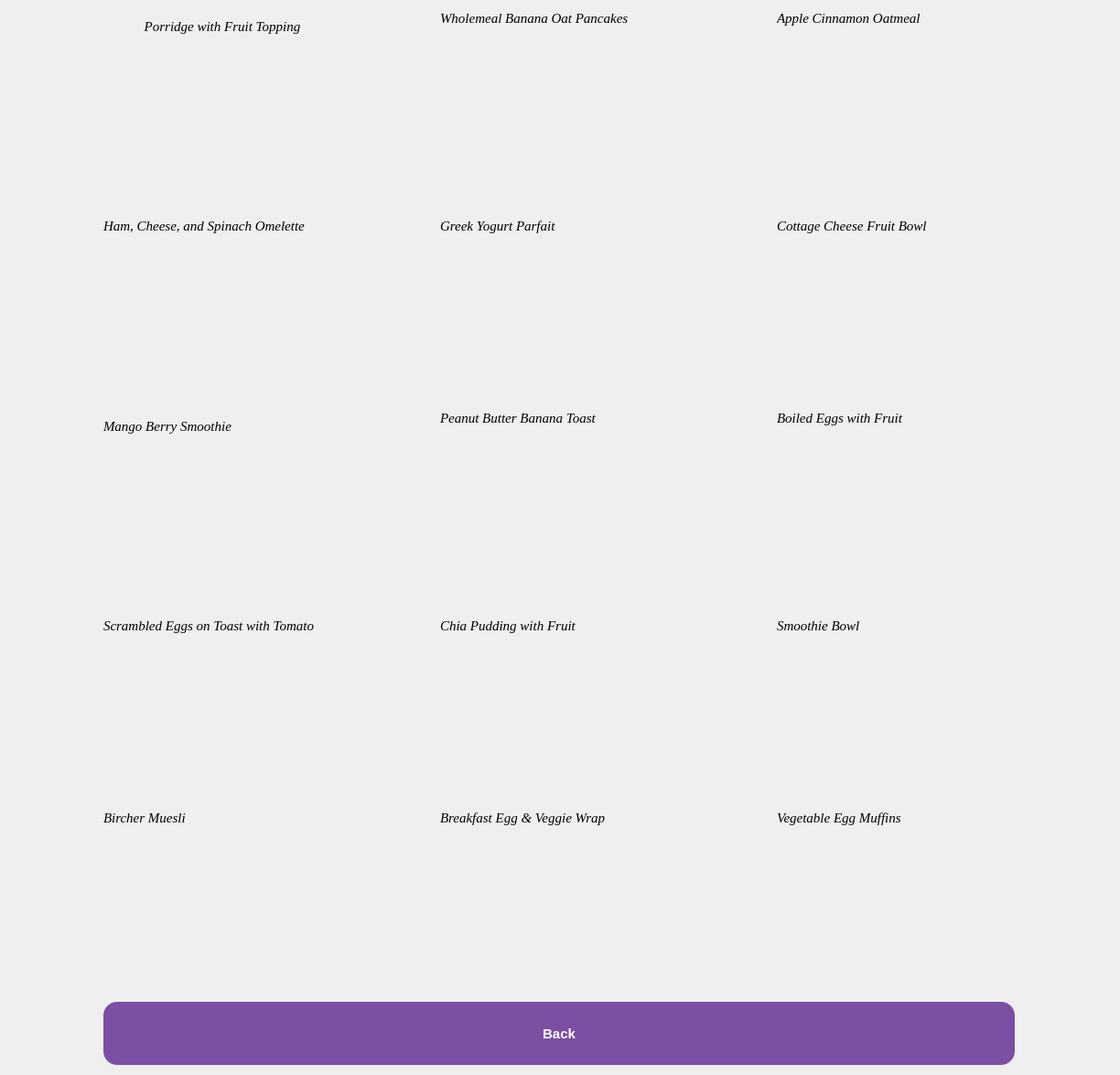
      <widget class="QWidget" name="scrollAreaWidgetContents">
       <property name="geometry">
        <rect>
         <x>0</x>
         <y>0</y>
         <width>1224</width>
         <height>1175</height>
        </rect>
       </property>
       <layout class="QGridLayout" name="gridLayout">
        <item row="5" column="2">
         <widget class="QLabel" name="B13Label">
          <property name="font">
           <font>
            <family>Times New Roman</family>
            <pointsize>11</pointsize>
            <italic>true</italic>
           </font>
          </property>
          <property name="text">
           <string>Boiled Eggs with Fruit</string>
          </property>
         </widget>
        </item>
        <item row="9" column="2">
         <widget class="QPushButton" name="b14ImageBtn">
          <property name="styleSheet">
           <string notr="true">QPushButton {
    min-width: 260px;
    min-height: 180px;
    max-width: 260px;
    max-height: 180px;

    border-radius: 18px;
    border: none;

    background-color: transparent;
}

QPushButton:hover {
    border: 3px solid #c8a8f0;
}

QPushButton:pressed {
    border: 3px solid #a57be3;
}

QPushButton#b14ImageBtn {
    border-image: url(:/breakfastImages/images/Breakfast/B14.jpg);
}</string>
          </property>
          <property name="text">
           <string/>
          </property>
         </widget>
        </item>
        <item row="6" column="2" rowspan="2">
         <widget class="QPushButton" name="b13ImageBtn">
          <property name="styleSheet">
           <string notr="true">QPushButton {
    min-width: 260px;
    min-height: 180px;
    max-width: 260px;
    max-height: 180px;

    border-radius: 18px;
    border: none;

    background-color: transparent;
}

QPushButton:hover {
    border: 3px solid #c8a8f0;
}

QPushButton:pressed {
    border: 3px solid #a57be3;
}

QPushButton#b13ImageBtn {
    border-image: url(:/breakfastImages/images/Breakfast/B13.jpg);
}</string>
          </property>
          <property name="text">
           <string/>
          </property>
         </widget>
        </item>
        <item row="8" column="1">
         <widget class="QLabel" name="B09Label">
          <property name="font">
           <font>
            <family>Times New Roman</family>
            <pointsize>11</pointsize>
            <italic>true</italic>
           </font>
          </property>
          <property name="text">
           <string>Chia Pudding with Fruit</string>
          </property>
         </widget>
        </item>
        <item row="10" column="0">
         <widget class="QLabel" name="B05Label">
          <property name="font">
           <font>
            <family>Times New Roman</family>
            <pointsize>11</pointsize>
            <italic>true</italic>
           </font>
          </property>
          <property name="text">
           <string>Bircher Muesli</string>
          </property>
         </widget>
        </item>
        <item row="8" column="0">
         <widget class="QLabel" name="B04Label">
          <property name="font">
           <font>
            <family>Times New Roman</family>
            <pointsize>11</pointsize>
            <italic>true</italic>
           </font>
          </property>
          <property name="text">
           <string>Scrambled Eggs on Toast with Tomato</string>
          </property>
         </widget>
        </item>
        <item row="2" column="0">
         <widget class="QPushButton" name="b01ImageBtn">
          <property name="styleSheet">
           <string notr="true">QPushButton {
    min-width: 260px;
    min-height: 180px;
    max-width: 260px;
    max-height: 180px;

    border-radius: 18px;
    border: none;

    background-color: transparent;
}

QPushButton:hover {
    border: 3px solid #c8a8f0;
}

QPushButton:pressed {
    border: 3px solid #a57be3;
}

QPushButton#b01ImageBtn {
    border-image: url(:/breakfastImages/images/Breakfast/B01.jpg);
}</string>
          </property>
          <property name="text">
           <string/>
          </property>
         </widget>
        </item>
        <item row="9" column="0">
         <widget class="QPushButton" name="b04ImageBtn">
          <property name="styleSheet">
           <string notr="true">QPushButton {
    min-width: 260px;
    min-height: 180px;
    max-width: 260px;
    max-height: 180px;

    border-radius: 18px;
    border: none;

    background-color: transparent;
}

QPushButton:hover {
    border: 3px solid #c8a8f0;
}

QPushButton:pressed {
    border: 3px solid #a57be3;
}

QPushButton#b04ImageBtn {
    border-image: url(:/breakfastImages/images/Breakfast/B04.jpg);
}</string>
          </property>
          <property name="text">
           <string/>
          </property>
         </widget>
        </item>
        <item row="11" column="1">
         <widget class="QPushButton" name="b10ImageBtn">
          <property name="styleSheet">
           <string notr="true">QPushButton {
    min-width: 260px;
    min-height: 180px;
    max-width: 260px;
    max-height: 180px;

    border-radius: 18px;
    border: none;

    background-color: transparent;
}

QPushButton:hover {
    border: 3px solid #c8a8f0;
}

QPushButton:pressed {
    border: 3px solid #a57be3;
}

QPushButton#b10ImageBtn {
    border-image: url(:/breakfastImages/images/Breakfast/B10.jpg);
}</string>
          </property>
          <property name="text">
           <string/>
          </property>
         </widget>
        </item>
        <item row="8" column="2">
         <widget class="QLabel" name="B14Label">
          <property name="font">
           <font>
            <family>Times New Roman</family>
            <pointsize>11</pointsize>
            <italic>true</italic>
           </font>
          </property>
          <property name="text">
           <string>Smoothie Bowl</string>
          </property>
         </widget>
        </item>
        <item row="0" column="1">
         <widget class="QLabel" name="B06Label">
          <property name="font">
           <font>
            <family>Times New Roman</family>
            <pointsize>11</pointsize>
            <italic>true</italic>
           </font>
          </property>
          <property name="text">
           <string>Wholemeal Banana Oat Pancakes</string>
          </property>
         </widget>
        </item>
        <item row="7" column="0">
         <widget class="QPushButton" name="b03ImageBtn">
          <property name="styleSheet">
           <string notr="true">QPushButton {
    min-width: 260px;
    min-height: 180px;
    max-width: 260px;
    max-height: 180px;

    border-radius: 18px;
    border: none;

    background-color: transparent;
}

QPushButton:hover {
    border: 3px solid #c8a8f0;
}

QPushButton:pressed {
    border: 3px solid #a57be3;
}

QPushButton#b03ImageBtn {
    border-image: url(:/breakfastImages/images/Breakfast/B03.jpg);
}</string>
          </property>
          <property name="text">
           <string/>
          </property>
         </widget>
        </item>
        <item row="5" column="0" rowspan="2">
         <widget class="QLabel" name="B03Label">
          <property name="font">
           <font>
            <family>Times New Roman</family>
            <pointsize>11</pointsize>
            <italic>true</italic>
           </font>
          </property>
          <property name="text">
           <string>Mango Berry Smoothie</string>
          </property>
         </widget>
        </item>
        <item row="10" column="1">
         <widget class="QLabel" name="B10Label">
          <property name="font">
           <font>
            <family>Times New Roman</family>
            <pointsize>11</pointsize>
            <italic>true</italic>
           </font>
          </property>
          <property name="text">
           <string>Breakfast Egg &amp; Veggie Wrap</string>
          </property>
         </widget>
        </item>
        <item row="10" column="2">
         <widget class="QLabel" name="B15Label">
          <property name="font">
           <font>
            <family>Times New Roman</family>
            <pointsize>11</pointsize>
            <italic>true</italic>
           </font>
          </property>
          <property name="text">
           <string>Vegetable Egg Muffins</string>
          </property>
         </widget>
        </item>
        <item row="6" column="1" rowspan="2">
         <widget class="QPushButton" name="b08ImageBtn">
          <property name="styleSheet">
           <string notr="true">QPushButton {
    min-width: 260px;
    min-height: 180px;
    max-width: 260px;
    max-height: 180px;

    border-radius: 18px;
    border: none;

    background-color: transparent;
}

QPushButton:hover {
    border: 3px solid #c8a8f0;
}

QPushButton:pressed {
    border: 3px solid #a57be3;
}

QPushButton#b08ImageBtn {
    border-image: url(:/breakfastImages/images/Breakfast/B08.jpg);
}</string>
          </property>
          <property name="text">
           <string/>
          </property>
         </widget>
        </item>
        <item row="3" column="1">
         <widget class="QLabel" name="B07Label">
          <property name="font">
           <font>
            <family>Times New Roman</family>
            <pointsize>11</pointsize>
            <italic>true</italic>
           </font>
          </property>
          <property name="text">
           <string>Greek Yogurt Parfait</string>
          </property>
         </widget>
        </item>
        <item row="1" column="1" rowspan="2">
         <widget class="QPushButton" name="b06ImageBtn">
          <property name="styleSheet">
           <string notr="true">QPushButton {
    min-width: 260px;
    min-height: 180px;
    max-width: 260px;
    max-height: 180px;

    border-radius: 18px;
    border: none;

    background-color: transparent;
}

QPushButton:hover {
    border: 3px solid #c8a8f0;
}

QPushButton:pressed {
    border: 3px solid #a57be3;
}

QPushButton#b06ImageBtn {
    border-image: url(:/breakfastImages/images/Breakfast/B06.jpg);
}</string>
          </property>
          <property name="text">
           <string/>
          </property>
         </widget>
        </item>
        <item row="1" column="2" rowspan="2">
         <widget class="QPushButton" name="b11ImageBtn">
          <property name="styleSheet">
           <string notr="true">QPushButton {
    min-width: 260px;
    min-height: 180px;
    max-width: 260px;
    max-height: 180px;

    border-radius: 18px;
    border: none;

    background-color: transparent;
}

QPushButton:hover {
    border: 3px solid #c8a8f0;
}

QPushButton:pressed {
    border: 3px solid #a57be3;
}

QPushButton#b11ImageBtn {
    border-image: url(:/breakfastImages/images/Breakfast/B11.jpg);
}</string>
          </property>
          <property name="text">
           <string/>
          </property>
         </widget>
        </item>
        <item row="5" column="1">
         <widget class="QLabel" name="B08Label">
          <property name="font">
           <font>
            <family>Times New Roman</family>
            <pointsize>11</pointsize>
            <italic>true</italic>
           </font>
          </property>
          <property name="text">
           <string>Peanut Butter Banana Toast</string>
          </property>
         </widget>
        </item>
        <item row="11" column="0">
         <widget class="QPushButton" name="b05ImageBtn">
          <property name="styleSheet">
           <string notr="true">QPushButton {
    min-width: 260px;
    min-height: 180px;
    max-width: 260px;
    max-height: 180px;

    border-radius: 18px;
    border: none;

    background-color: transparent;
}

QPushButton:hover {
    border: 3px solid #c8a8f0;
}

QPushButton:pressed {
    border: 3px solid #a57be3;
}

QPushButton#b05ImageBtn {
    border-image: url(:/breakfastImages/images/Breakfast/B05.jpg);
}</string>
          </property>
          <property name="text">
           <string/>
          </property>
         </widget>
        </item>
        <item row="0" column="2">
         <widget class="QLabel" name="B11Label">
          <property name="font">
           <font>
            <family>Times New Roman</family>
            <pointsize>11</pointsize>
            <italic>true</italic>
           </font>
          </property>
          <property name="text">
           <string>Apple Cinnamon Oatmeal</string>
          </property>
         </widget>
        </item>
        <item row="3" column="2">
         <widget class="QLabel" name="B12Label">
          <property name="font">
           <font>
            <family>Times New Roman</family>
            <pointsize>11</pointsize>
            <italic>true</italic>
           </font>
          </property>
          <property name="text">
           <string>Cottage Cheese Fruit Bowl</string>
          </property>
         </widget>
        </item>
        <item row="3" column="0">
         <widget class="QLabel" name="B02Label">
          <property name="font">
           <font>
            <family>Times New Roman</family>
            <pointsize>11</pointsize>
            <italic>true</italic>
           </font>
          </property>
          <property name="text">
           <string>Ham, Cheese, and Spinach Omelette</string>
          </property>
         </widget>
        </item>
        <item row="4" column="0">
         <widget class="QPushButton" name="b02ImageBtn">
          <property name="styleSheet">
           <string notr="true">QPushButton {
    min-width: 260px;
    min-height: 180px;
    max-width: 260px;
    max-height: 180px;

    border-radius: 18px;
    border: none;

    background-color: transparent;
}

QPushButton:hover {
    border: 3px solid #c8a8f0;
}

QPushButton:pressed {
    border: 3px solid #a57be3;
}

QPushButton#b02ImageBtn {
    border-image: url(:/breakfastImages/images/Breakfast/B02.jpg);
}</string>
          </property>
          <property name="text">
           <string/>
          </property>
         </widget>
        </item>
        <item row="4" column="2">
         <widget class="QPushButton" name="b12ImageBtn">
          <property name="styleSheet">
           <string notr="true">QPushButton {
    min-width: 260px;
    min-height: 180px;
    max-width: 260px;
    max-height: 180px;

    border-radius: 18px;
    border: none;

    background-color: transparent;
}

QPushButton:hover {
    border: 3px solid #c8a8f0;
}

QPushButton:pressed {
    border: 3px solid #a57be3;
}

QPushButton#b12ImageBtn {
    border-image: url(:/breakfastImages/images/Breakfast/B12.jpg);
}</string>
          </property>
          <property name="text">
           <string/>
          </property>
         </widget>
        </item>
        <item row="11" column="2">
         <widget class="QPushButton" name="b15ImageBtn">
          <property name="styleSheet">
           <string notr="true">QPushButton {
    min-width: 260px;
    min-height: 180px;
    max-width: 260px;
    max-height: 180px;

    border-radius: 18px;
    border: none;

    background-color: transparent;
}

QPushButton:hover {
    border: 3px solid #c8a8f0;
}

QPushButton:pressed {
    border: 3px solid #a57be3;
}

QPushButton#b15ImageBtn {
    border-image: url(:/breakfastImages/images/Breakfast/B15.jpg);
}</string>
          </property>
          <property name="text">
           <string/>
          </property>
         </widget>
        </item>
        <item row="9" column="1">
         <widget class="QPushButton" name="b09ImageBtn">
          <property name="styleSheet">
           <string notr="true">QPushButton {
    min-width: 260px;
    min-height: 180px;
    max-width: 260px;
    max-height: 180px;

    border-radius: 18px;
    border: none;

    background-color: transparent;
}

QPushButton:hover {
    border: 3px solid #c8a8f0;
}

QPushButton:pressed {
    border: 3px solid #a57be3;
}

QPushButton#b09ImageBtn {
    border-image: url(:/breakfastImages/images/Breakfast/B09.jpg);
}</string>
          </property>
          <property name="text">
           <string/>
          </property>
         </widget>
        </item>
        <item row="0" column="0" rowspan="2">
         <widget class="QLabel" name="B01Label">
          <property name="font">
           <font>
            <family>Times New Roman</family>
            <pointsize>11</pointsize>
            <italic>true</italic>
           </font>
          </property>
          <property name="text">
           <string>Porridge with Fruit Topping</string>
          </property>
          <property name="alignment">
           <set>Qt::AlignmentFlag::AlignCenter</set>
          </property>
         </widget>
        </item>
        <item row="4" column="1">
         <widget class="QPushButton" name="b07ImageBtn">
          <property name="styleSheet">
           <string notr="true">QPushButton {
    min-width: 260px;
    min-height: 180px;
    max-width: 260px;
    max-height: 180px;

    border-radius: 18px;
    border: none;

    background-color: transparent;
}

QPushButton:hover {
    border: 3px solid #c8a8f0;
}

QPushButton:pressed {
    border: 3px solid #a57be3;
}

QPushButton#b07ImageBtn {
    border-image: url(:/breakfastImages/images/Breakfast/B07.jpg);
}</string>
          </property>
          <property name="text">
           <string/>
          </property>
         </widget>
        </item>
        <item row="12" column="0" colspan="3">
         <widget class="QPushButton" name="breakfastBackBtn">
          <property name="minimumSize">
           <size>
            <width>274</width>
            <height>69</height>
           </size>
          </property>
          <property name="font">
           <font>
            <pointsize>-1</pointsize>
            <fontweight>DemiBold</fontweight>
           </font>
          </property>
          <property name="styleSheet">
           <string notr="true">QPushButton {
    background-color: #7b4fa3;
    color: white;
    border-radius: 15px;
    padding: 12px;
    min-width: 250px;
    min-height: 45px;
    font-size: 15px;
    font-weight: 600;
}

QPushButton:hover {
    background-color: #6a4290;
}</string>
          </property>
          <property name="text">
           <string>Back</string>
          </property>
         </widget>
        </item>
       </layout>
      </widget>
